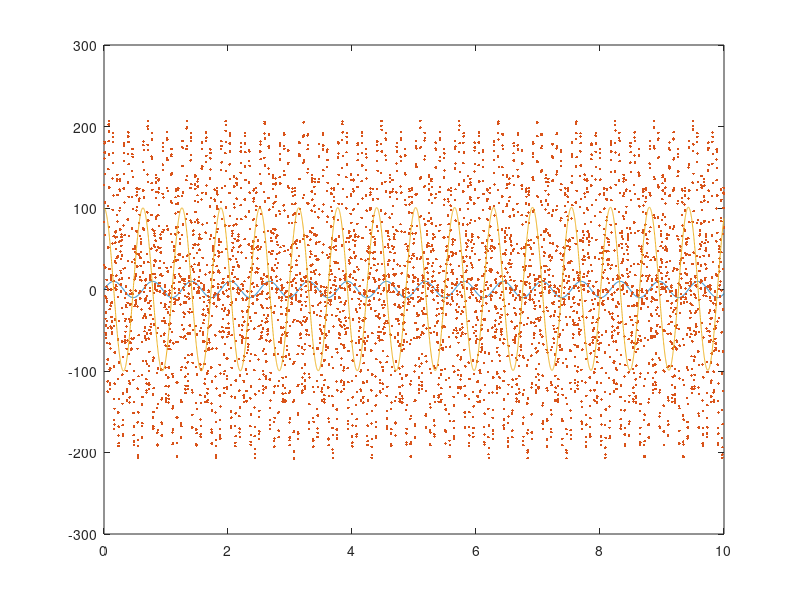

Here is the MATLAB script that generated this plot: (Note: this script raises an error after producing the figure.)
clear
close all
t = 0:1/500:10;
rx = 10*sin(t*10);
x = rx + 100*sin(100*t+0.1) + 100*sin(180*t+0.2);
dx = 100*cos(t*10) + 0.1*t;

figure
plot(t,rx)
hold on
plot(t,x,'.')
plot(t,dx)

Filt.dt = 1/2^9;
Filt.C1 = 2^10;
Filt.C2 = 2^15;
bias =0;
kx = zeros(1,length(t));
kdx = zeros(1,length(t));

for i=1:(length(t)-1)
    [bias,kx(i+1),kdx(i+1)]=kalman(x(i),dx(i),bias,kx(i),kdx(i),Filt);
end

plot(t,kx)

legend('Real x','Measured x','Measured dx','Kalman x')